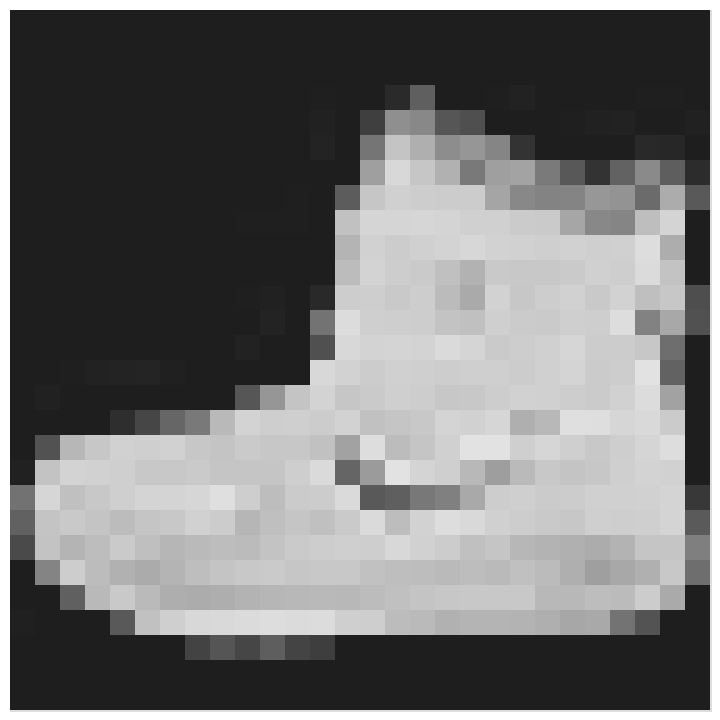

Here is the notebook cell this chart was saved with:
### Code cell
vis.imshow(x_train[0])

### Figure 1 — Vega-Lite specification as saved in the notebook (floating-point values rounded to 4 significant figures; data arrays with more than 128 entries replaced by an {"elided": "..."} marker saying what was removed)
{"$schema": "https://vega.github.io/schema/vega-lite/v2.6.0.json", "config": {"view": {"height": 300, "width": 400}}, "data": {"name": "data-a757856aca33ab6de754c04949a5bb8b"}, "datasets": {"data-a757856aca33ab6de754c04949a5bb8b": {"elided": "784 records"}}, "encoding": {"color": {"field": "value", "legend": null, "scale": {"scheme": "greys"}, "sort": "descending", "type": "quantitative"}, "tooltip": [{"field": "value", "type": "quantitative"}], "x": {"axis": null, "field": "w", "type": "nominal"}, "y": {"axis": null, "field": "h", "type": "nominal"}}, "height": 350, "mark": "rect", "title": "", "width": 350}
